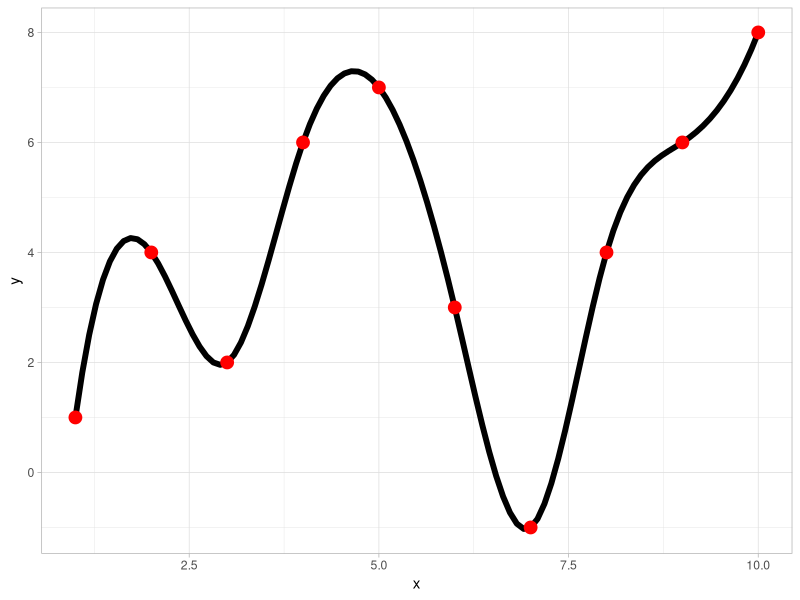
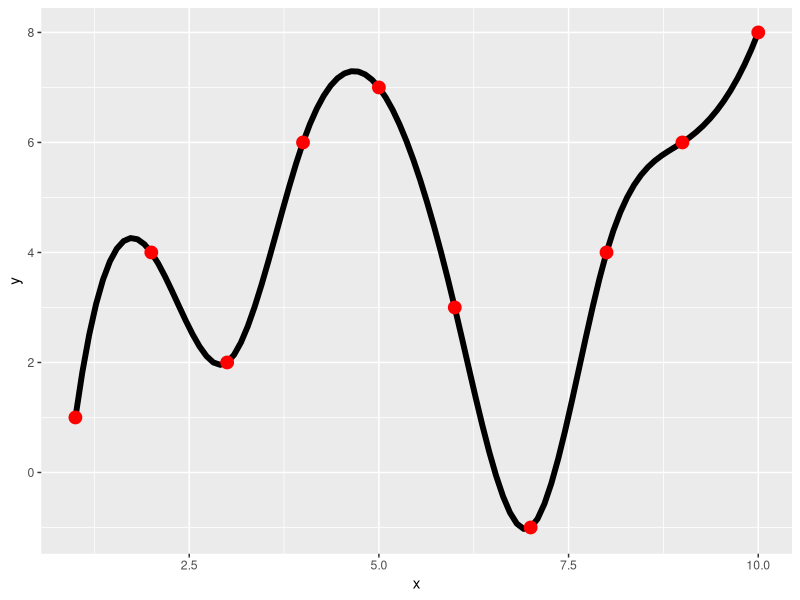

R code for these plots, in order:
require(ggplot2)
n <- 10
datanorm <- c(1,4,2,6,7,3,-1,4,6,8)
d <- data.frame(x = 1:n, y = datanorm)

myplot <- ggplot(d,aes(x,y)) + geom_point() + 
  geom_line(data=data.frame(spline(d, n=n*10)) , size=2) +
  geom_point(colour = "red",size=4)

final <- myplot + theme_light()
        #  theme(plot.background=element_rect(fill = 'green',colour = 'red'))
